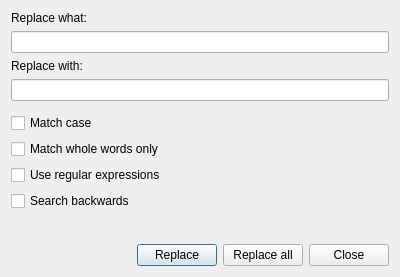
<?xml version="1.0" encoding="UTF-8"?>
<ui version="4.0">
 <class>ReplaceDialog</class>
 <widget class="QDialog" name="ReplaceDialog">
  <property name="geometry">
   <rect>
    <x>0</x>
    <y>0</y>
    <width>400</width>
    <height>277</height>
   </rect>
  </property>
  <property name="sizePolicy">
   <sizepolicy hsizetype="Fixed" vsizetype="Fixed">
    <horstretch>0</horstretch>
    <verstretch>0</verstretch>
   </sizepolicy>
  </property>
  <property name="windowTitle">
   <string>Find and replace</string>
  </property>
  <layout class="QVBoxLayout" name="verticalLayout">
   <item>
    <widget class="QLabel" name="replaceWhatLabel">
     <property name="text">
      <string>Replace what:</string>
     </property>
    </widget>
   </item>
   <item>
    <widget class="QLineEdit" name="replaceWhatEdit"/>
   </item>
   <item>
    <widget class="QLabel" name="replaceWithLabel">
     <property name="text">
      <string>Replace with:</string>
     </property>
    </widget>
   </item>
   <item>
    <widget class="QLineEdit" name="replaceWithEdit"/>
   </item>
   <item>
    <spacer name="verticalSpacer">
     <property name="orientation">
      <enum>Qt::Vertical</enum>
     </property>
     <property name="sizeHint" stdset="0">
      <size>
       <width>20</width>
       <height>10</height>
      </size>
     </property>
    </spacer>
   </item>
   <item>
    <widget class="QCheckBox" name="matchCase">
     <property name="text">
      <string>Match case</string>
     </property>
    </widget>
   </item>
   <item>
    <widget class="QCheckBox" name="matchWholeWords">
     <property name="text">
      <string>Match whole words only</string>
     </property>
    </widget>
   </item>
   <item>
    <widget class="QCheckBox" name="useRegExp">
     <property name="sizePolicy">
      <sizepolicy hsizetype="Fixed" vsizetype="Fixed">
       <horstretch>0</horstretch>
       <verstretch>0</verstretch>
      </sizepolicy>
     </property>
     <property name="text">
      <string>Use regular expressions</string>
     </property>
    </widget>
   </item>
   <item>
    <widget class="QCheckBox" name="searchBackwards">
     <property name="text">
      <string>Search backwards</string>
     </property>
    </widget>
   </item>
   <item>
    <spacer name="verticalSpacer_2">
     <property name="orientation">
      <enum>Qt::Vertical</enum>
     </property>
     <property name="sizeHint" stdset="0">
      <size>
       <width>20</width>
       <height>30</height>
      </size>
     </property>
    </spacer>
   </item>
   <item>
    <layout class="QHBoxLayout" name="horizontalLayout">
     <item>
      <spacer name="horizontalSpacer">
       <property name="orientation">
        <enum>Qt::Horizontal</enum>
       </property>
       <property name="sizeHint" stdset="0">
        <size>
         <width>40</width>
         <height>20</height>
        </size>
       </property>
      </spacer>
     </item>
     <item>
      <widget class="QPushButton" name="replaceButton">
       <property name="text">
        <string>Replace</string>
       </property>
      </widget>
     </item>
     <item>
      <widget class="QPushButton" name="replaceAllButton">
       <property name="text">
        <string>Replace all</string>
       </property>
      </widget>
     </item>
     <item>
      <widget class="QPushButton" name="closeButton">
       <property name="text">
        <string>Close</string>
       </property>
      </widget>
     </item>
    </layout>
   </item>
  </layout>
 </widget>
 <resources/>
 <connections>
  <connection>
   <sender>replaceButton</sender>
   <signal>clicked()</signal>
   <receiver>ReplaceDialog</receiver>
   <slot>accept()</slot>
   <hints>
    <hint type="sourcelabel">
     <x>181</x>
     <y>265</y>
    </hint>
    <hint type="destinationlabel">
     <x>195</x>
     <y>143</y>
    </hint>
   </hints>
  </connection>
  <connection>
   <sender>replaceAllButton</sender>
   <signal>clicked()</signal>
   <receiver>ReplaceDialog</receiver>
   <slot>accept()</slot>
   <hints>
    <hint type="sourcelabel">
     <x>262</x>
     <y>265</y>
    </hint>
    <hint type="destinationlabel">
     <x>195</x>
     <y>143</y>
    </hint>
   </hints>
  </connection>
 </connections>
</ui>
